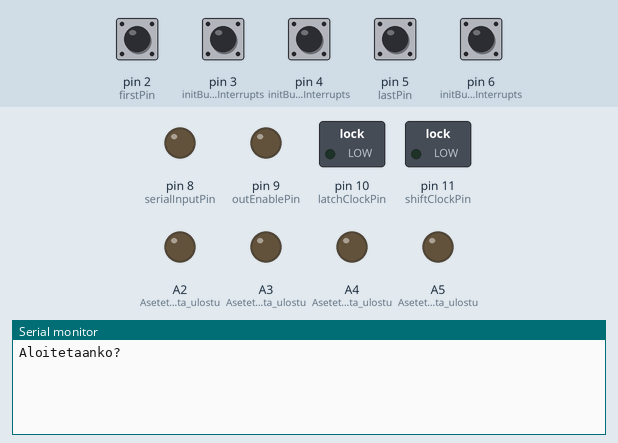
Recording of a sketch running on a simulated Arduino Uno, built with avr-gcc and run on an emulated ATmega328P. Parts: switched loads named in the sketch (green lamp = pin HIGH), output pins drawn as LEDs (lit = HIGH), the last lines printed to the serial monitor. The inputs (shaded band) are chosen by the test bench; at power-on: pin 2 (firstPin), pin 3 (initButtonsAndButtonInterrupts), pin 4 (initButtonsAndButtonInterrupts), pin 5 (lastPin), pin 6 (initButtonsAndButtonInterrupts) HIGH. Random numbers use the default seed unless the sketch sets one; pins used as bus, display or sensor lines are not drawn.

Above: at 1.2 s.
1.3 s: pin 2 (firstPin) pulled LOW for 0.15 s
At 2.5 s:
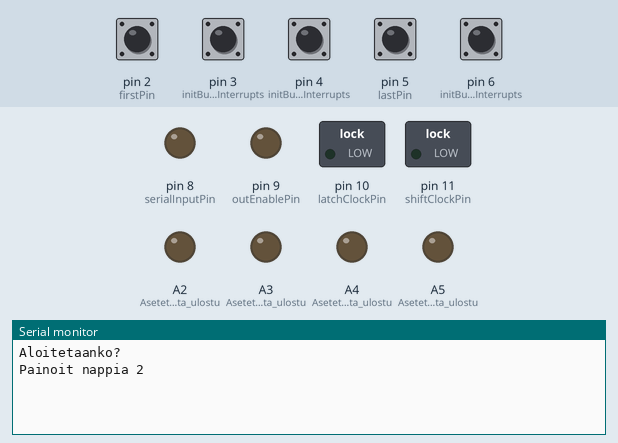
2.9 s: pin 6 (initButtonsAndButtonInterrupts) pulled LOW for 0.15 s
At 4.8 s:
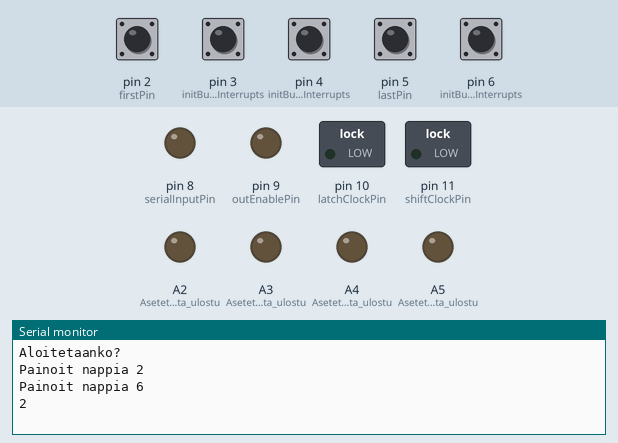
6.0 s: pin 3 (initButtonsAndButtonInterrupts) pulled LOW for 0.15 s
At 7.0 s:
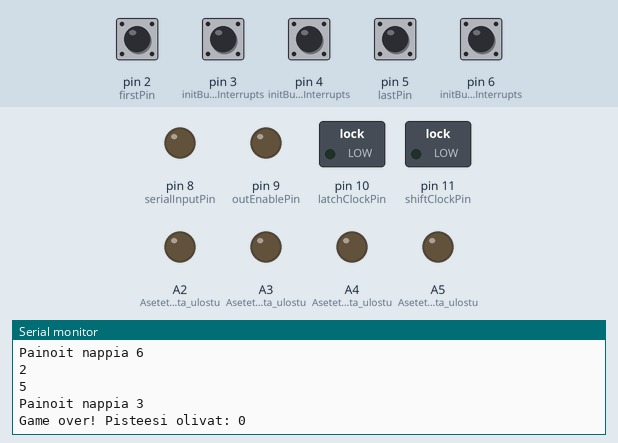

The sketch:

SpedenSpelit.ino
```cpp
#include "display.h"
#include "buttons.h"
#include "leds.h"
#include "SpedenSpelit.h"

volatile bool newTimerInterrupt = false;  // for timer interrupt handler
volatile int index = 0;                   // ISR käytössä
volatile int kerrat = 0;                  //montako kertaa timeri pyörähtänyt
volatile int speed = 1;                   // Pelin nopeuskerroin
volatile int randomNum[100];              // Arvottujen lukujen taulukko
volatile int pisteet = 0;                 // Pelin pisteet counter
bool juu = false;                         // Varsinaisen pelin loopin katkaisu
int edelLKM;                              // LKM kierroksista edellinen luku


void setup()
{
  Serial.begin(9600);
  randomSeed(analogRead(0));
  Serial.println("Aloitetaanko?");
  initButtonsAndButtonInterrupts();
  initializeLeds();
  initializeDisplay();
}

void loop()
{
  if (button == 6 && juu == false){           // pelin alotus -> 6 nappia, pelin aloitus aliohjelma kutsutaan
    startTheGame();
    juu = true;                               // Varsinaisen pelin aloitus boolean

  }

  if(juu == true){                            // Odotetaan "juu"-booleania, ettei peliä voida aloittaa ennen aikoja
    if (lkm > edelLKM){                       // Kun nappia painetaan, kutsutaan checkGame aliohjelmaa
      checkGame();
      edelLKM = lkm;                          // Asetetaan arvot yhtä suuriksi
    }
  }
}


ISR(TIMER1_COMPA_vect)
{
  if(newTimerInterrupt == true){              // Aloitetaanko arvottujen lukujen tulostus
    Serial.println(randomNum[index]);
    index++;
  }
  if(kerrat==2){                             // Pelin nopeutus
    speed=0.5;
    kerrat=0;
  }
  kerrat++;
}

void checkGame() {
  if (userNum[lkm] == randomNum[lkm]){        // Käyttäjän nappien, ja arvottujen lukujen vertaus.
    pisteet++;
  } else {
    stopTheGame();
    juu = false;
  }
}

void startTheGame()
{
  initializeGame();                           // Pelin alustus
  initializeTimer();                          // Timer1 alustus
  newTimerInterrupt = true;                   // ISR funktiolle lupa aloittaa
}

void stopTheGame(){
  TIMSK1 &= ~(1 << OCIE1A);                             // Poista käytöstä Timer1 Compare Match A -keskeytys
  //TCCR1B &= ~((1 << CS12) | (1 << CS11) | (1 << CS10)); // Pysäytä Timer1
  TCNT1 = 0;                                            // Nollaa laskuri
  newTimerInterrupt = false;
  Serial.print("Game over! Pisteesi olivat: "); Serial.println(pisteet);
  pisteet = 0;
}

void initializeTimer(void)
{
  TCNT1 = 0;                           // Nollaa laskuri
  TCCR1A = 0;                          // Normaalimoodi: Ei PWM-käyttöä
  TCCR1B = (1 << WGM12);               // CTC-moodi
  TCCR1B = (1 << CS12);                // Prescaler 256, 1 sek välein
  OCR1A = 62499*speed;                 // Aseta vertailuarvo (62500 tikkiä) 1 Hz taajuudelle 16 MHz kellolla
  TIMSK1 = (1 << OCIE1A);              // Ota käyttöön Compare Match A -keskeytys
  sei();                               // Salli interruptit
}

void initializeGame()
{
  int arpa;
  for(int i = 0; i<=99; i++)
  {
    userNum[i]=0;
    arpa = random(2,6);
    randomNum[i]=arpa;
  }
}
```

SpedenSpelit.h
```cpp
#ifndef SPEDENSPELIT_H
#define SPEDENSPELIT_H
#include <arduino.h>
#include <avr/io.h>
#include <avr/interrupt.h>

/*
  initializeTimer() subroutine intializes Arduino Timer1 module to
  give interrupts at rate 1Hz

*/
void initializeTimer(void);
// Intoduce TIMER1_COMPA_vect Interrupt Service (ISR) function for timer.
ISR(TIMER1_COMPA_vect);

/*
  initializeGame() subroutine is used to initialize all variables
  needed to store random numbers and player button push data.
  This function is called from startTheGame() function.

*/
void initializeGame(void);

/*
  checkGame() subroutine is used to check the status
  of the Game after each player button press.

  If the latest player button press is wrong, the game stops
  and if the latest press was right, game display is incremented
  by 1.

  Parameters
  byte lastButtonPress of the player 0 or 1 or 2 or 3

*/
void checkGame(byte);

/*
  startTheGame() subroutine calls InitializeGame()
  function and enables Timer1 interrupts to start
  the Game.
*/
void startTheGame(void);


#endif
```

buttons.cpp
```cpp
#include "buttons.h"
#include <arduino.h>
#include <avr/io.h>
#include <avr/interrupt.h>


// Debounce-aika millisekunteina
const unsigned long debounceDuration = 50;
volatile unsigned long lastDebounceTime = 0;
volatile int lkm = -1;
volatile int button;
volatile int userNum[100];
int tarkistus;

void initButtonsAndButtonInterrupts(void) {
  // Ota käyttöön PCINT2-väylän keskeytykset
  PCICR = 0x04;
  PCMSK2 = 0b01111100;
  interrupts();

  // Määrittele napit ja aktivoi sisäinen pull-up-vastukset
  pinMode(2, INPUT_PULLUP);
  pinMode(3, INPUT_PULLUP);
  pinMode(4, INPUT_PULLUP);
  pinMode(5, INPUT_PULLUP);
  pinMode(6, INPUT_PULLUP);

}

ISR(PCINT2_vect) {
  unsigned long currentTime = millis();


  // Tarkista debounce-tilanne
  if (currentTime - lastDebounceTime > debounceDuration) {
    lastDebounceTime = currentTime; // Päivitä viimeisin napin painallusaika

    // Tarkista painettu nappi ja tulosta viesti
    if (digitalRead(2) == LOW) {
      Serial.println("Painoit nappia 2");
      button = 2;
      lkm++;
    }
    if (digitalRead(3) == LOW) {
      Serial.println("Painoit nappia 3");
      button = 3;
      lkm++;
    }
    if (digitalRead(4) == LOW) {
      Serial.println("Painoit nappia 4");
      button = 4;
      lkm++;
    }
    if (digitalRead(5) == LOW) {
      Serial.println("Painoit nappia 5");
      button = 5;
      lkm++;
    }
    if (digitalRead(6) == LOW) {
      Serial.println("Painoit nappia 6");
      button = 6;
    }

  }
  userNum[lkm]=button;
}

/*void tarkistus(){
  if (newTimerInterrupt == true){
    if(button!=0){
      if(button!=0){
        userNum[lkm]=button;
      }
      button=0;
    }
  }else if (newTimerInterrupt == false){
    return;
  }
}*/
```

buttons.h
```cpp
#ifndef BUTTONS_H
#define BUTTONS_H
#include <arduino.h>
#include <avr/io.h>
#include <avr/interrupt.h>


const byte firstPin = 2; // First PinChangeInterrupt on D-bus
const byte lastPin =  5; // Last PinChangeInterrupt on D-bus
extern volatile int lkm;
extern volatile int userNum[100];
extern volatile int button;
extern volatile bool newTimerInterrupt;
extern int tarkistus;

/*
  initButtonsAndButtonInterrupts subroutine is called from Setup() function
  during the initialization of Speden Spelit. This function does the following:
  1) Initializes 4 button pins for the game = Arduino pins 2,3,4,5
  2) Initializes 1 button pin for starting the game = Aruino pin 6
  3) Enables PinChangeInterrupt on D-bus in a way that interrupt
     is generated whenever some of pins 2,3,4,5,6 is connected to LOW state

*/
void initButtonsAndButtonInterrupts(void);


// Intoduce PCINT2_vect Interrupt SeRvice (ISR) function for Pin Change Interrupt.
ISR(PCINT2_vect);

// Montako kertaa käyttäjä painanut nappia
int painallus(int);
#endif;
```

display.cpp
```cpp
#include "display.h"

  const int resetPin = 12;       // Reset (RST)
  const int shiftClockPin = 11;  // Shift Clock (SHCP)
  const int latchClockPin = 10;  // Latch Clock (STCP)
  const int outEnablePin = 9;    // Output Enable (OE)
  const int serialInputPin = 8;  // Serial Input (DS)

  //segmenttikartta
  const uint8_t segmentMap[10] = {
    0b11000000, // 0
    0b11111001, // 1
    0b10100100, // 2
    0b10110000, // 3
    0b10011001, // 4
    0b10010010, // 5
    0b10000010, // 6
    0b11111000, // 7
    0b10000000, // 8
    0b10010000  // 9
};


void initializeDisplay(void){
    pinMode(resetPin, OUTPUT);
    pinMode(shiftClockPin, OUTPUT);
    pinMode(latchClockPin, OUTPUT);
    pinMode(outEnablePin, OUTPUT);
    pinMode(serialInputPin, OUTPUT);

    // Asetetaan alkuarvot
    digitalWrite(resetPin, LOW);         // Komponentin reset pois päältä
    delay(10);
    digitalWrite(resetPin, HIGH);
    digitalWrite(shiftClockPin, LOW);     // ShiftClockin oletustila
    digitalWrite(latchClockPin, LOW);     // LatchClockin oletustila
    digitalWrite(outEnablePin, LOW);      // Aktivoi ulostulot (OE aktiivinen LOW:lla)
    digitalWrite(serialInputPin, LOW);    // Serial Input oletustila
}


void writeByte(uint8_t bits,bool last){
    uint8_t bitPattern = segmentMap[bits];

  for(int i = 7; i >= 0; i--){
      // lähetetään bitti kerrallaan
      uint8_t bit = (bitPattern >> i) & 0x01; // poimitaan nykyinen bitti
      digitalWrite(serialInputPin, bit); // asetetaan bitti datalinjalle
      digitalWrite(shiftClockPin, HIGH); // kelloimpulssi
      delayMicroseconds(1); // asetetaan pieni viive vakauttamiseksi
      digitalWrite(shiftClockPin, LOW);
      }

      // jos "last" on true, päivitetään näytön tila
      if(last){
        digitalWrite(latchClockPin, LOW);
        delayMicroseconds(1); // viive vakauttamiseksi
        digitalWrite(latchClockPin, HIGH);
      }


}


void writeHighAndLowNumber(uint8_t tens,uint8_t ones){
  //ensimmäiseen näyttöön kymmenet
  writeByte(tens, false);
  //toiseen näyttöön ykköset
  writeByte(ones, true);
}

void showResult(byte result){

  uint8_t tens = result / 10;
  uint8_t ones = result % 10;
  writeHighAndLowNumber(tens, ones);
}
```

display.h
```cpp
#ifndef DISPLAY_H
#define DISPLAY_H
#include <arduino.h>


/*
  initializeDisplay subroutine initializes 5 pins needed for controlling 7-segment
  displays in a cascade as follows:
  Arduino pin 12 = serial to parallel component reset
  Arduino pin 11 = serial to parallel component shiftClock
  Arduino pin 10 = serial to parallel component latchClock
  Arduino pin 9  = serial to parallel component outEnable
  Arduino pin 8  = serial to parallel component serialInput


*/
void initializeDisplay(void);


/*
  WriteByte subroutine writes number 0,1,...,9 to
  7-segment display. If there are many 7-segment
  displays cascaded, last parameter can be used to
  control when number is actually shown at the outputs of
  display element.

  Parameters:
  uint8_t number: accepts values 0,1,..,9

  bool last: either true or false. True = number is displayed
  at the output, false is used if this function is called
  multiple times to write all cascaded numbers to 7-segment
  displays.
*/
void writeByte(uint8_t number, bool last);


/*
  writeHighAndLowNumber subroutine writes a number 0,1,..,99
  to 2 cascaded 7-segment displays. This subroutine uses
  WriteByte subroutine to write 2 numbers to the display.

  Parameters:

  uint8_t tens: number 0,1,..,9
  uint8_t ones: number 0,1,..,9

*/
void writeHighAndLowNumber(uint8_t tens,uint8_t ones);


/*
  showResuts(byte result) This function separates tens and ones
  from a result number and calls writeHighAndLowNumber subroutine
  to actually write the number to 7-segment display.

  Parameters:
  byte result: A number between 0,1,..,99. This function
*/
void showResult(byte result);

#endif
```

leds.cpp
```cpp
#include "leds.h"

void initializeLeds() {
pinMode(A2, OUTPUT); // Asetetaan A2-nasta ulostuloksi
pinMode(A3, OUTPUT); // Asetetaan A3-nasta ulostuloksi
pinMode(A4, OUTPUT); // Asetetaan A4-nasta ulostuloksi
pinMode(A5, OUTPUT); // Asetetaan A5-nasta ulostuloksi
}

void setLed(byte ledNumber) {
  switch (ledNumber) {
    case 0:
      digitalWrite(A2, HIGH); // Sytytetään LED A2
      break;
    case 1:
      digitalWrite(A3, HIGH); // Sytytetään LED A3
      break;
    case 2:
      digitalWrite(A4, HIGH); // Sytytetään LED A4
      break;
    case 3:
      digitalWrite(A5, HIGH); // Sytytetään LED A5
      break;
    default:
      break; // Jos ledNumber ei ole 0, 1, 2 tai 3, ei tehdä mitään
  }
}

void clearAllLeds() {
digitalWrite(A2, LOW); // Sammutetaan LED A2
digitalWrite(A3, LOW); // Sammutetaan LED A3
digitalWrite(A4, LOW); // Sammutetaan LED A4
digitalWrite(A5, LOW); // Sammutetaan LED A5
}

void setAllLeds() {
digitalWrite(A2, HIGH); // Sytytetään LED A2
digitalWrite(A3, HIGH); // Sytytetään LED A3
digitalWrite(A4, HIGH); // Sytytetään LED A4
digitalWrite(A5, HIGH); // Sytytetään LED A5
}
void show1() {
  for (int num = 0; num < 16; num++) {  // Toistetaan 16 kertaa
    digitalWrite(A2, (num & 1) ? HIGH : LOW); // Jos num:n 0. bitti on 1, A2 syttyy
    digitalWrite(A3, (num & 2) ? HIGH : LOW); // Jos num:n 1. bitti on 1, A3 syttyy
    digitalWrite(A4, (num & 4) ? HIGH : LOW); // Jos num:n 2. bitti on 1, A4 syttyy
    digitalWrite(A5, (num & 8) ? HIGH : LOW); // Jos num:n 3. bitti on 1, A5 syttyy
    delay(500); // Odotetaan 500 millisekuntia ennen seuraavaa toistoa
    clearAllLeds(); // Sammutetaan kaikki LEDit
  }
}


void show2(int rounds) {
  int delayTime = 1000; // Alustetaan viive 1000 ms:ksi

  for (int i = 0; i < rounds; i++) {
    //for (int j = 0; j <= i; j++) {
      //setLed(j);}
      digitalWrite(A2, LOW); // Sammutetaan A2
      delay(delayTime);
      digitalWrite(A2, HIGH); // Sytytetään A2
      delay(delayTime);
      digitalWrite(A3, HIGH); // Sytytetään A3
      delay(delayTime);
      digitalWrite(A4, HIGH); // Sytytetään A4
      delay(delayTime);
      digitalWrite(A5, HIGH); // Sytytetään A5
      delay(delayTime);

    delayTime = max(100, delayTime - 300); // Vähennetään viivettä 300 ms joka kierroksella, mutta vähintään 100 ms
    clearAllLeds(); // Sammutetaan kaikki LEDit
  }
}
```

leds.h
```cpp
#ifndef LEDS_H
#define LEDS_H
#include <arduino.h>

/*
  initializeLeds() subroutine intializes analog pins A2,A3,A4,A5
  to be used as outputs. Speden Spelit leds are connected to those
  pins.
*/
void initializeLeds();

/*
  setLed(byte) sets correct led number given as 0,1,2 or 3
  led number 0 corresponds to led connected at Arduino pin A2
  led number 1 => Arduino pin A3
  led number 2 => Arduino pin A4
  led number 3 => Arduino pin A5

  parameters:
  byte ledNumber is 0,1,2 or 3
*/
void setLed(byte ledNumber);

/*
  clearAllLeds(void) subroutine clears all leds
*/
void clearAllLeds(void);

/*
  setAllLeds subroutine sets all leds
*/
void setAllLeds(void);

/*
  show1() subroutine shows numbers 0,1,...,15 as binary numbers
  waits a bit and repeats number "show"
*/
void show1(void);

/*
  show2(int) subroutine shows leds 0,1,2,3,0,1,2,3,.... with increasing
  changing rate. And when top change speed has been reached

    Parameters:

  int rounds: This parameter determines how many times 0,1,2,3 sequence
              is shown.
*/
void show2(int);

#endif
```

Measured:
- after the input at 1.3 s, the serial monitor: prints a new line at once (image 1)
- after the input at 2.9 s, the serial monitor: prints a new line at once (image 2)
- after the input at 6.0 s, the serial monitor: prints a new line at once (image 3)
